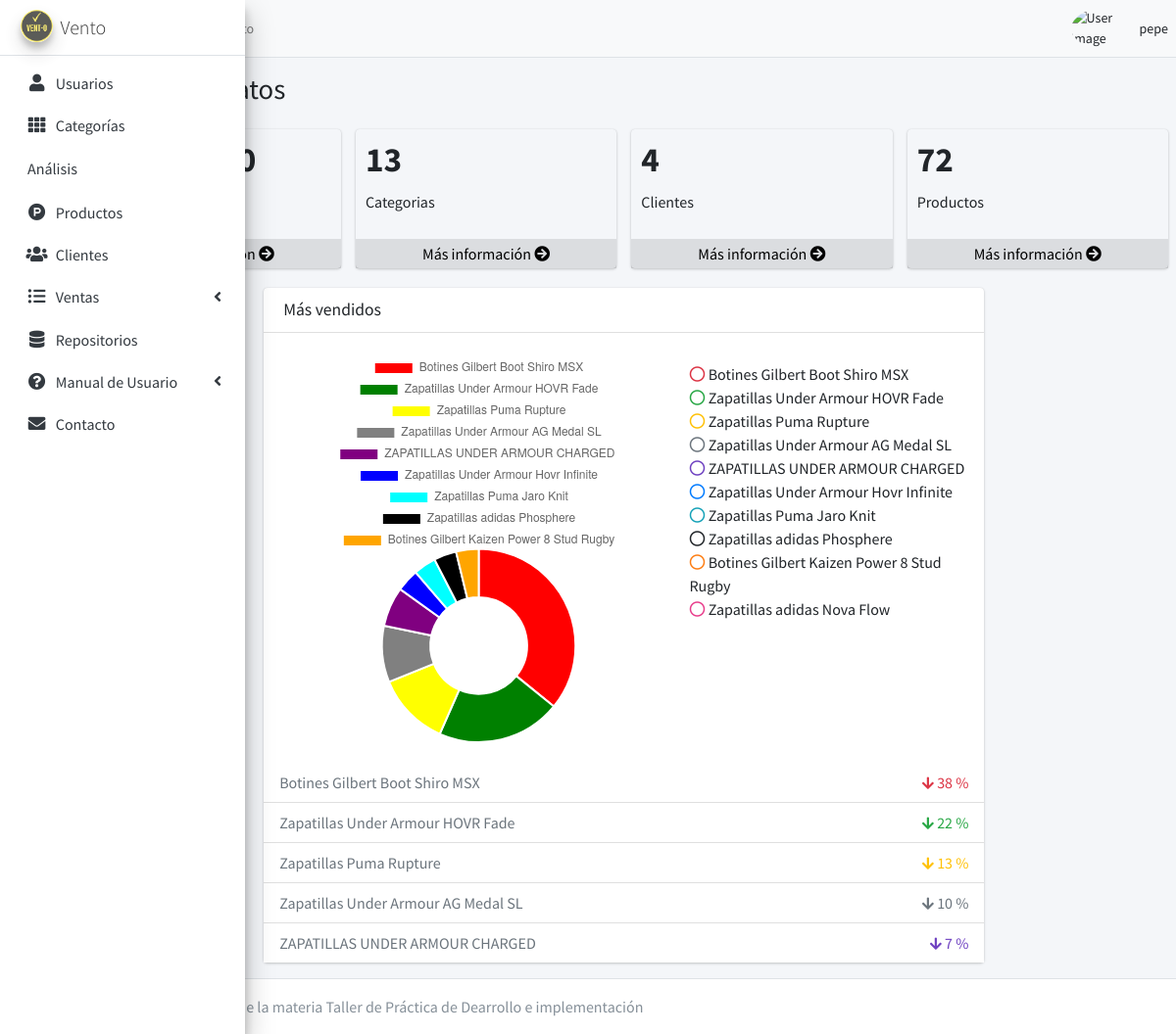
The page /analisis (signed in) on the database its author committed.
### tables this page shows
CREATE TABLE IF NOT EXISTS `productos` (
  `id` int(11) NOT NULL AUTO_INCREMENT,
  `id_categoria` int(11) DEFAULT NULL,
  `codigo` text DEFAULT NULL,
  `descripcion` text DEFAULT NULL,
  `imagen` text DEFAULT NULL,
  `stock` int(11) NOT NULL,
  `precio_compra` float NOT NULL,
  `precio_venta` float NOT NULL,
  `ventas` int(11) DEFAULT NULL,
  `fecha` timestamp NOT NULL DEFAULT current_timestamp() ON UPDATE current_timestamp(),
  PRIMARY KEY (`id`),
  KEY `FK_id_Categorias` (`id_categoria`)
);

### controladores/template.controlador.php (called while the page is built)
<?php
class ControladorTemplate{
   static public function controladorPlantilla(){
        include  "vistas/template.php";
    }
}
?>

### index.php (called while the page is built, shortened)
<?php
require_once "controladores/template.controlador.php";
require_once "controladores/categorias.controlador.php";
require_once "controladores/clientes.controlador.php";
require_once "controladores/productos.controlador.php";
require_once "controladores/ventas.controlador.php";
require_once "modelos/categorias.modelo.php";
require_once "modelos/productos.modelo.php";
require_once "modelos/clientes.modelo.php";
$template = new ControladorTemplate();
$template-> controladorPlantilla();
?>

### controladores/categorias.controlador.php (called while the page is built, shortened)
<?php
class CatControlador{
        static public function VerCategoriasControlador($nomColumna,$val){
            $tbl = "categorias";
            $resp = CategoriaModelo::VerCategoriasModelo($tbl,$nomColumna,$val);
            return $resp;
        }
}
?>

### modelos/conexion.php (called while the page is built)
<?php
class Conexion {
    public function conectar(){
        $link = new PDO("mysql:host=localhost;dbname=sistemaventas",
        "root",
        "");
        $link->exec("set names utf8");
        return $link;
    }
}
?>

### modelos/categorias.modelo.php (called while the page is built, shortened)
<?php
require_once "conexion.php";
class CategoriaModelo{
static public function VerCategoriasModelo($tbl,$nomColumna,$val){
    if($nomColumna != null){
        $conexionz = new Conexion();
        $query = $conexionz->conectar()->prepare("SELECT * FROM $tbl WHERE $nomColumna = :$nomColumna");
        $query -> bindParam(":".$nomColumna,$val, PDO::PARAM_STR);
        $query -> execute();
        return $query -> fetch();
    }else{
        $conexionz = new Conexion();
        $query = $conexionz->conectar()->prepare("SELECT * FROM $tbl");
        $query -> execute();
        return $query -> fetchAll();
    }
}
}
?>

### controladores/clientes.controlador.php (called while the page is built, shortened)
<?php
class ClientesControlador{
static public function ClientesVerContr( $nomColumna,$val){
    $tbl = "clientes";
    $resp = ClientesModelo::ClientesVerModelo($tbl,$nomColumna,$val);
    return $resp;
}
}
?>

### modelos/clientes.modelo.php (called while the page is built, shortened)
<?php
require_once "conexion.php";
class ClientesModelo {
static public function ClientesVerModelo($tbl,$nomColumna,$val){
        if($nomColumna != null){
            $conexionz = new Conexion();
            $query = $conexionz->conectar()->prepare("SELECT * FROM $tbl WHERE $nomColumna = :$nomColumna");
            $query -> bindParam(":".$nomColumna,$val, PDO::PARAM_STR);
            $query -> execute();
            return $query -> fetch();
        }else{
            $conexionz = new Conexion();
            $query = $conexionz->conectar()->prepare("SELECT * FROM $tbl");
            $query -> execute();
            return $query -> fetchAll();
        }
    }
}
?>

### controladores/productos.controlador.php (called while the page is built, shortened)
<?php
    class ProductosControlador{
        static public function VerProductosControlador($nomColumna,$val){
            $tbl = "productos";
            $resp = ProductoModelo::VerProductoModelo($tbl,$nomColumna,$val);
            return $resp;
        }
        static public function VerProductosControladorOrdenados($nomColumna, $orden){
            $tbl = "productos";
            $resp = ProductoModelo::VerProductoModeloOrdenados($tbl, $nomColumna, $orden);
            return $resp;
        }
    static public function sumarCantidadVentas(){
        $tabla = "productos";
        $respuesta = ProductoModelo::sumaTotalCantVentas($tabla);
        return $respuesta;
    }
    }
?>

### modelos/productos.modelo.php (called while the page is built, shortened)
<?php
require_once "conexion.php";
class ProductoModelo{
    static public function VerProductoModelo($tbl,$nomColumna,$val){
            if($nomColumna != null){
                $conexionz = new Conexion();
                $query = $conexionz->conectar()->prepare("SELECT * FROM $tbl WHERE $nomColumna = :$nomColumna ORDER BY id DESC");
                $query -> bindParam(":".$nomColumna,$val, PDO::PARAM_STR);
                $query -> execute();
                return $query -> fetch();
            }else{
                $conexionz = new Conexion();
                $query = $conexionz->conectar()->prepare("SELECT * FROM $tbl");
                $query -> execute();
                return $query -> fetchAll();
            }
    }
    static public function VerProductoModeloOrdenados($tbl,$nomColumna, $orden){
        $conexionz = new Conexion();
        $query = $conexionz->conectar()->prepare("SELECT * FROM $tbl ORDER BY $nomColumna $orden");
        $query -> execute();
        return $query -> fetchAll();
}
    static public function sumaTotalCantVentas($tabla){
        $conexionz = new Conexion();
        $stmt = $conexionz->conectar() -> prepare("SELECT SUM(ventas) as total FROM $tabla");
        $stmt -> execute();
        return $stmt -> fetch();
    }
}
?>

### vistas/modulos/analisis.php (the view, shortened to what this page needs)
<div class="content-wrapper">
  <section class="content-header">
    <div class="container-fluid">
      <div class="row mb-2">
        <div class="col-sm-6">
          <h1>Análisis de Datos</h1>
        </div>
      </div>
    </div>
  </section>
  <section class="content">
    <div class="row">
        <?php
            $nomColumna = null;
            $val= null;
            $ventas = VentasControlador::sumarTotalVentas();
            $resultadoCategoria = CatControlador::VerCategoriasControlador($nomColumna,$val);
            $categorias = count($resultadoCategoria);
            $resultadoCliente = ClientesControlador::ClientesVerContr($nomColumna,$val);
            $clientes = count($resultadoCliente);
            $resultadoProductos = ProductosControlador::VerProductosControlador($nomColumna,$val);
            $productos = count($resultadoProductos);
        ?>
        <div class="col-lg-3 col-6">
            <div class="small-box bg-outline-secondary">
              <div class="inner">
                <h3> <?php echo number_format($ventas["total"],2); ?> </h3>
                <p>Ventas</p>
              </div>
              <a href="ventas" class="small-box-footer" style="color: black" >Más información <i class="fas fa-arrow-circle-right"></i></a>
            </div>
          </div>
          <div class="col-lg-3 col-6">
            <div class="small-box bg-outline-secondary">
              <div class="inner">
                <h3><?php echo number_format($categorias); ?> </h3>
                <p>Categorias</p>
              </div>
              <a href="categorias" class="small-box-footer" style="color: black" >Más información  <i class="fas fa-arrow-circle-right"></i></a>
            </div>
          </div>
          <div class="col-lg-3 col-6">
            <div class="small-box bg-outline-secondary">
              <div class="inner">
                <h3><?php echo number_format($clientes); ?></h3>
                <p>Clientes</p>
              </div>
              <a href="ClientesVista" class="small-box-footer" style="color: black">Más información  <i class="fas fa-arrow-circle-right"></i></a>
            </div>
          </div>
          <div class="col-lg-3 col-6">
            <div class="small-box bg-outline-secondary">
              <div class="inner">
                <h3><?php echo number_format($productos); ?> </h3>
                <p>Productos</p>
              </div>
              <?php
                if ($_SESSION["perfil"]=="Administrador"){
                  echo '
                  <a href="ProductosVista" class="small-box-footer" style="color: black" >Más información  <i class="fas fa-arrow-circle-right"></i></a>
                  ';
                }
              ?>
            </div>
        </div>
    </div>
    <?php
        $nomColumna = "ventas";
        $orden = "DESC";
        $resultadoProductosOrdenados = ProductosControlador::VerProductosControladorOrdenados($nomColumna,$orden);
        $colores = array("red","green","yellow","gray","purple","blue","cyan","black","orange","pink");
        $cantidadTotalVentas = ProductosControlador::sumarCantidadVentas();
    ?>
    <div class="row">
      <div class="col-lg-2"></div>
        <div class="col-lg-8">
            <div class="card">
                <div class="card-header">
                    <h3 class="card-title">Más vendidos</h3>
                </div>
                <div class="card-body">
                    <div class="row">
                        <div class="col-lg-7">
                        <div class="chart-responsive">
                            <canvas id="pieChart" height="150"></canvas>
                        </div>
                        </div>
                        <div class="col-md-5">
                        <ul class="chart-legend clearfix">
                        <?php
                                for($i=0; $i < 10; $i++){
                                    echo '<li><i class="far fa-circle text-'.$colores[$i].'"></i> '.$resultadoProductosOrdenados[$i]["descripcion"].'</li>';
                                }
                            ?>
                        </ul>
                        </div>
                    </div>
                    </div>
                    <div class="card-footer bg-white p-0">
                    <ul class="nav nav-pills flex-column">
                        <?php
                            for($i=0; $i < 5; $i++){
                                echo '
                                    <li class="nav-item">
                                        <a href="ProductosVista" class="nav-link">
                                        '.$resultadoProductosOrdenados[$i]["descripcion"].'
                                            <span class="float-right text-'.$colores[$i].'"><i class="fas fa-arrow-down text-sm"></i>
                                            '. ceil(($resultadoProductosOrdenados[$i]["ventas"]*100)/ $cantidadTotalVentas["total"])   .' %
                                            </span>
                                        </a>
                                    </li>
                                ';
                            }
                        ?>
                    </ul>
                </div>
            </div>
            <script>
            //-------------
            //- PIE CHART -
            //-------------
            // Get context with jQuery - using jQuery's .get() method.
                var pieChartCanvas = $('#pieChart').get(0).getContext('2d')
                var pieData        = {
                    labels: [
                        <?php
                            for($i=0; $i < 10; $i++){
                                echo "'".$resultadoProductosOrdenados[$i]["descripcion"]."',";
                            }
                        ?>
                    ],
                    datasets: [
                        {
                            data: [
                                <?php
                                    for($i=0; $i < 10; $i++){
                                        echo "'".ceil(($resultadoProductosOrdenados[$i]["ventas"]*100)/ $cantidadTotalVentas["total"])."',";
                                    }
                                ?>
                            ],
                            backgroundColor : [
                                <?php
                                    for($i=0; $i < 10; $i++){
                                        echo "'".$colores[$i]."',";
                                    }
                                ?>
                            ],
                        }
                    ]
                }
                var pieOptions     = {
                legend: {
                    display: false
                }
                }
                //Create pie or douhnut chart
                // You can switch between pie and douhnut using the method below.
                var pieChart = new Chart(pieChartCanvas, {
                type: 'doughnut',
                data: pieData,
                options: pieOptions
                })
            //-----------------
            //- END PIE CHART -
            //-----------------
            </script>
        </div>
      <div class="col-lg-2"></div>
    </div>
  </section>
</div>

### rows shown on the page
productos: descripcion "Botines Gilbert Boot Shiro MSX", total "38"
productos: descripcion "Zapatillas Under Armour HOVR Fade", total "22"
productos: descripcion "Zapatillas Puma Rupture", total "13"
productos: descripcion "Zapatillas Under Armour AG Medal SL", total "10"
productos: descripcion "ZAPATILLAS UNDER ARMOUR CHARGED", total "7"
productos: descripcion "Zapatillas Under Armour Hovr Infinite"
productos: descripcion "Zapatillas Puma Jaro Knit"
productos: descripcion "Zapatillas adidas Phosphere"
productos: descripcion "Botines Gilbert Kaizen Power 8 Stud Rugby"
productos: descripcion "Zapatillas adidas Nova Flow"

### other values the page prints
$_SESSION["nombre"] "pepe"
$categorias "13"
$clientes "4"
$productos "72"
